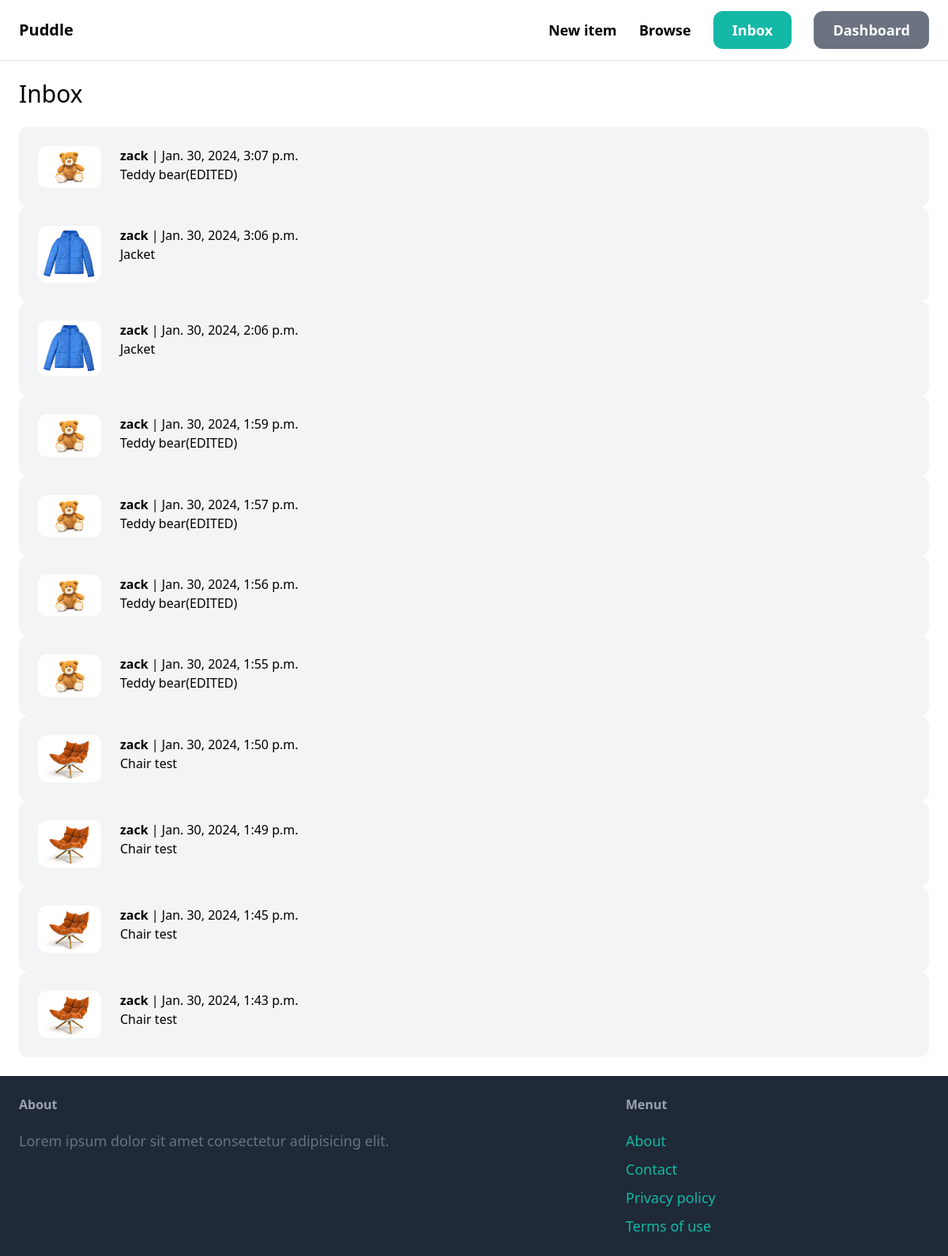
Page /inbox/inbox/ (signed in) on the committed database.
### conversation/models.py (models this page shows)
class Conversation(models.Model):
    item=models.ForeignKey(Item,on_delete=models.CASCADE,related_name='conversations')
    members=models.ManyToManyField(User,related_name='conversations')
    created_at=models.DateTimeField(auto_now_add=True)
    modified_at=models.DateTimeField(auto_now=True)
    class Meta:
        ordering=('-modified_at','-created_at')

### item/models.py (models this page shows, shortened)
class Item(models.Model):
    category=models.ForeignKey(Category,on_delete=models.CASCADE,related_name='items')
    name=models.CharField(max_length=250)
    description=models.TextField(blank=True,null=True)
    price=models.FloatField()
    image=models.ImageField(upload_to='item_images',blank=True,null=True)
    is_sold=models.BooleanField(default=False)
    created_at=models.DateTimeField(auto_now_add=True)
    created_by=models.ForeignKey(User,on_delete=models.CASCADE,related_name='items')

### conversation/views.py (the view)
# urls.py: path('inbox/',views.inbox,name='inbox'),
@login_required
def inbox(request):
    conversations=Conversation.objects.filter(members__in=[request.user.id])
    return render(request,'conversation/inbox.html',{'conversations':conversations})

### conversation/templates/conversation/inbox.html (shortened to what this page needs)
{% extends 'core/base.html'%}
{% block content%}
<h1 class="mb-6 text-3xl">Inbox</h1>
<div class="space-y-6">
    {% for conversation in conversations%}
        <a href="{% url 'inbox:detail' conversation.id%}">
            <div class="p-6 flex bg-gray-100 rounded-xl">
                <div class="pr-6">
                    <img src="{{conversation.item.image.url}}" class="w-20 rounded-xl">
                </div>
                <div>
                    {% for member in conversation.members.all %}
                        {% if member != request.user %}
                            <p class="MB-4 "><strong>{{member.username}}</strong> | {{conversation.modified_at}}</p>
                            <p>{{ conversation.item.name}}</p>
                        {% endif%}
                    {%endfor%}
                </div>
            </div>
        </a>
    {% endfor%}
</div>
{% endblock%}

### rows in the picture
Conversation: item.image (picture), modified_at "Jan. 30, 2024, 3:07 p.m.", item.name "Teddy bear(EDITED)"
Conversation: item.image (picture), modified_at "Jan. 30, 2024, 3:06 p.m.", item.name "Jacket"
Conversation: item.image (picture), modified_at "Jan. 30, 2024, 2:06 p.m.", item.name "Jacket"
Conversation: item.image (picture), modified_at "Jan. 30, 2024, 1:59 p.m.", item.name "Teddy bear(EDITED)"
Conversation: item.image (picture), modified_at "Jan. 30, 2024, 1:57 p.m.", item.name "Teddy bear(EDITED)"
Conversation: item.image (picture), modified_at "Jan. 30, 2024, 1:56 p.m.", item.name "Teddy bear(EDITED)"
Conversation: item.image (picture), modified_at "Jan. 30, 2024, 1:55 p.m.", item.name "Teddy bear(EDITED)"
Conversation: item.image (picture), modified_at "Jan. 30, 2024, 1:50 p.m.", item.name "Chair test"
Conversation: item.image (picture), modified_at "Jan. 30, 2024, 1:49 p.m.", item.name "Chair test"
Conversation: item.image (picture), modified_at "Jan. 30, 2024, 1:45 p.m.", item.name "Chair test"
Conversation: item.image (picture), modified_at "Jan. 30, 2024, 1:43 p.m.", item.name "Chair test"

### other values in the picture
{{ member.username }} "zack"
